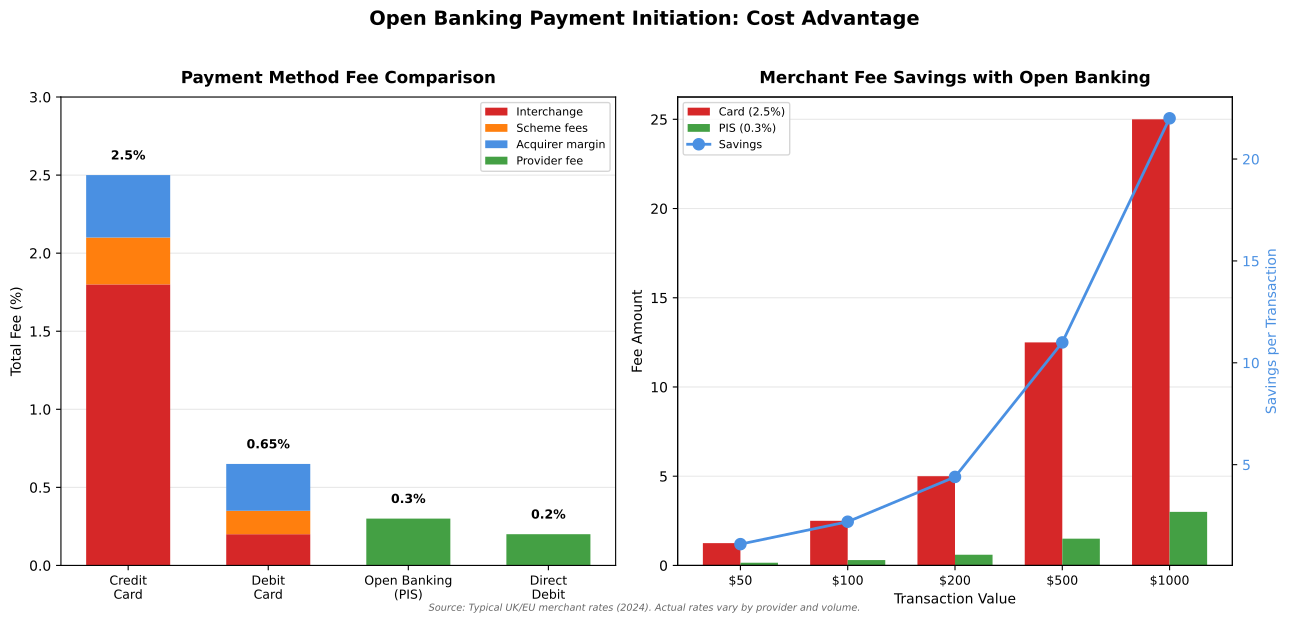

Python code for this plot:
"""
PIS vs Card Payment Fees Comparison
Compares costs of payment initiation vs card payments

Output: pis_vs_card_fees.pdf
Module: module_01_fintech
Lesson: 5 - Open Banking
"""

from pathlib import Path
import matplotlib.pyplot as plt
import matplotlib.patches as mpatches
import numpy as np

CHART_METADATA = {
    'title': 'PIS vs Card Payment Fees',
    'module': 'module_01_fintech',
    'lesson': 5,
    'url': 'https://github.com/Digital-AI-Finance/digital-finance/tree/main/module_01_fintech/figures/pis_vs_card_fees'
}

plt.rcParams.update({
    'font.size': 10,
    'axes.labelsize': 10,
})

def create_chart():
    """Create PIS vs card fees comparison chart"""
    fig, (ax1, ax2) = plt.subplots(1, 2, figsize=(13, 6))

    # Left: Fee comparison bar chart
    payment_types = ['Credit\nCard', 'Debit\nCard', 'Open Banking\n(PIS)', 'Direct\nDebit']

    # Fee components (percentage of transaction)
    interchange = [1.8, 0.2, 0, 0]
    scheme_fees = [0.3, 0.15, 0, 0]
    acquirer_margin = [0.4, 0.3, 0, 0]
    pis_fee = [0, 0, 0.3, 0.2]

    x = np.arange(len(payment_types))
    width = 0.6

    ax1.bar(x, interchange, width, label='Interchange', color='#D62728')
    ax1.bar(x, scheme_fees, width, bottom=interchange, label='Scheme fees', color='#FF7F0E')
    ax1.bar(x, acquirer_margin, width, bottom=np.array(interchange)+np.array(scheme_fees),
           label='Acquirer margin', color='#4A90E2')
    ax1.bar(x, pis_fee, width, bottom=np.array(interchange)+np.array(scheme_fees)+np.array(acquirer_margin),
           label='Provider fee', color='#44A044')

    ax1.set_ylabel('Total Fee (%)', fontsize=10)
    ax1.set_xticks(x)
    ax1.set_xticklabels(payment_types, fontsize=9)
    ax1.set_ylim(0, 3)
    ax1.legend(loc='upper right', fontsize=8)
    ax1.set_title('Payment Method Fee Comparison', fontsize=12, fontweight='bold', pad=10)

    # Add total labels
    totals = [2.5, 0.65, 0.3, 0.2]
    for i, total in enumerate(totals):
        ax1.text(i, total + 0.1, f'{total}%', ha='center', fontsize=9, fontweight='bold')

    ax1.yaxis.grid(True, alpha=0.3)
    ax1.set_axisbelow(True)

    # Right: Savings analysis
    transaction_values = [50, 100, 200, 500, 1000]
    card_fees = [t * 0.025 for t in transaction_values]  # 2.5%
    pis_fees = [t * 0.003 for t in transaction_values]   # 0.3%
    savings = [c - p for c, p in zip(card_fees, pis_fees)]

    x2 = np.arange(len(transaction_values))
    width2 = 0.35

    ax2.bar(x2 - width2/2, card_fees, width2, label='Card (2.5%)', color='#D62728')
    ax2.bar(x2 + width2/2, pis_fees, width2, label='PIS (0.3%)', color='#44A044')

    # Add savings line
    ax2_twin = ax2.twinx()
    ax2_twin.plot(x2, savings, 'o-', color='#4A90E2', lw=2, markersize=8, label='Savings')
    ax2_twin.set_ylabel('Savings per Transaction', fontsize=10, color='#4A90E2')
    ax2_twin.tick_params(axis='y', labelcolor='#4A90E2')

    ax2.set_xlabel('Transaction Value', fontsize=10)
    ax2.set_ylabel('Fee Amount', fontsize=10)
    ax2.set_xticks(x2)
    ax2.set_xticklabels([f'${v}' for v in transaction_values], fontsize=9)
    ax2.set_title('Merchant Fee Savings with Open Banking', fontsize=12, fontweight='bold', pad=10)

    # Combined legend
    lines1, labels1 = ax2.get_legend_handles_labels()
    lines2, labels2 = ax2_twin.get_legend_handles_labels()
    ax2.legend(lines1 + lines2, labels1 + labels2, loc='upper left', fontsize=8)

    ax2.yaxis.grid(True, alpha=0.3)
    ax2.set_axisbelow(True)

    # Main title
    fig.suptitle('Open Banking Payment Initiation: Cost Advantage',
                fontsize=14, fontweight='bold', y=1.02)

    # Source
    fig.text(0.5, 0.02, 'Source: Typical UK/EU merchant rates (2024). Actual rates vary by provider and volume.',
            fontsize=7, ha='center', style='italic', color='#666666')

    plt.tight_layout()

    output_path = Path(__file__).parent / 'pis_vs_card_fees.pdf'
    plt.savefig(output_path, format='pdf', dpi=300, bbox_inches='tight')
    plt.close()
    print(f"Chart saved to: {output_path}")
    return output_path

if __name__ == '__main__':
    create_chart()
